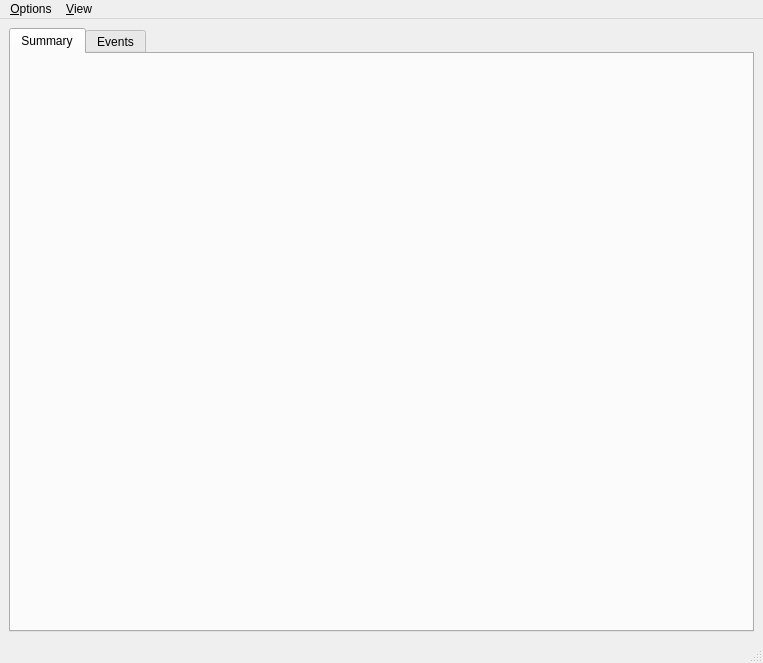
<ui version="4.0" >
 <author></author>
 <comment></comment>
 <exportmacro></exportmacro>
 <class>MainFrame</class>
 <widget class="QMainWindow" name="MainFrame" >
  <property name="geometry" >
   <rect>
    <x>0</x>
    <y>0</y>
    <width>763</width>
    <height>663</height>
   </rect>
  </property>
  <property name="sizePolicy" >
   <sizepolicy>
    <hsizetype>7</hsizetype>
    <vsizetype>7</vsizetype>
    <horstretch>0</horstretch>
    <verstretch>0</verstretch>
   </sizepolicy>
  </property>
  <property name="windowTitle" >
   <string>EventSummary</string>
  </property>
  <widget class="QWidget" name="centralwidget" >
   <layout class="QVBoxLayout" >
    <property name="margin" >
     <number>9</number>
    </property>
    <property name="spacing" >
     <number>6</number>
    </property>
    <item>
     <widget class="QTabWidget" name="tabWidget" >
      <property name="enabled" >
       <bool>true</bool>
      </property>
      <property name="minimumSize" >
       <size>
        <width>0</width>
        <height>0</height>
       </size>
      </property>
      <property name="sizeIncrement" >
       <size>
        <width>0</width>
        <height>0</height>
       </size>
      </property>
      <property name="focusPolicy" >
       <enum>Qt::TabFocus</enum>
      </property>
      <property name="contextMenuPolicy" >
       <enum>Qt::DefaultContextMenu</enum>
      </property>
      <property name="layoutDirection" >
       <enum>Qt::LeftToRight</enum>
      </property>
      <property name="currentIndex" >
       <number>0</number>
      </property>
      <widget class="QWidget" name="tabSummary" >
       <attribute name="title" >
        <string>Summary</string>
       </attribute>
      </widget>
      <widget class="QWidget" name="tabEventList" >
       <attribute name="title" >
        <string>Events</string>
       </attribute>
      </widget>
     </widget>
    </item>
   </layout>
  </widget>
  <widget class="QStatusBar" name="statusbar" >
   <property name="geometry" >
    <rect>
     <x>0</x>
     <y>643</y>
     <width>763</width>
     <height>20</height>
    </rect>
   </property>
  </widget>
  <widget class="QMenuBar" name="menuBar" >
   <property name="geometry" >
    <rect>
     <x>0</x>
     <y>0</y>
     <width>763</width>
     <height>20</height>
    </rect>
   </property>
   <widget class="QMenu" name="menuOptions" >
    <property name="title" >
     <string>&amp;Options</string>
    </property>
    <addaction name="actionAutoSelect" />
   </widget>
   <widget class="QMenu" name="menuView" >
    <property name="title" >
     <string>&amp;View</string>
    </property>
    <addaction name="actionToggleWaveformPropagation" />
    <addaction name="actionShowBeachballs" />
    <addaction name="actionShowFullTensor" />
    <addaction name="actionShowStations" />
    <addaction name="actionToggleEventList" />
   </widget>
   <addaction name="menuOptions" />
   <addaction name="menuView" />
  </widget>
  <action name="actionShowBeachballs" >
   <property name="checkable" >
    <bool>true</bool>
   </property>
   <property name="checked" >
    <bool>true</bool>
   </property>
   <property name="text" >
    <string>Show Beachballs</string>
   </property>
   <property name="iconText" >
    <string>Show Beachballs</string>
   </property>
   <property name="toolTip" >
    <string>Show Beachballs (F7)</string>
   </property>
   <property name="shortcut" >
    <string>F7</string>
   </property>
  </action>
  <action name="actionShowFullTensor" >
   <property name="checkable" >
    <bool>true</bool>
   </property>
   <property name="checked" >
    <bool>false</bool>
   </property>
   <property name="text" >
    <string>Show full tensor</string>
   </property>
   <property name="iconText" >
    <string>Show full tensor</string>
   </property>
   <property name="toolTip" >
    <string>Show full tensor (Shift+F7)</string>
   </property>
   <property name="shortcut" >
    <string>Shift+F7</string>
   </property>
  </action>
  <action name="actionShowStations" >
   <property name="checkable" >
    <bool>true</bool>
   </property>
   <property name="checked" >
    <bool>true</bool>
   </property>
   <property name="text" >
    <string>Show Stations</string>
   </property>
   <property name="iconText" >
    <string>Show Stations</string>
   </property>
   <property name="toolTip" >
    <string>Show Stations (F9)</string>
   </property>
   <property name="shortcut" >
    <string>F9</string>
   </property>
  </action>
  <action name="actionToggleEventList" >
   <property name="checkable" >
    <bool>false</bool>
   </property>
   <property name="text" >
    <string>Toggle EventList</string>
   </property>
   <property name="iconText" >
    <string>Toggle EventList</string>
   </property>
   <property name="toolTip" >
    <string>Toggle EventList (F10)</string>
   </property>
   <property name="shortcut" >
    <string>F10</string>
   </property>
  </action>
  <action name="actionAutoSelect" >
   <property name="checkable" >
    <bool>true</bool>
   </property>
   <property name="text" >
    <string>Auto update</string>
   </property>
   <property name="iconText" >
    <string>Auto update</string>
   </property>
   <property name="toolTip" >
    <string>Show updated or new event automatically (F8)</string>
   </property>
   <property name="shortcut" >
    <string>F8</string>
   </property>
  </action>
  <action name="actionToggleWaveformPropagation" >
   <property name="checkable" >
    <bool>true</bool>
   </property>
   <property name="text" >
    <string>Show waveform propagation</string>
   </property>
   <property name="shortcut" >
    <string>F6</string>
   </property>
  </action>
 </widget>
 <pixmapfunction></pixmapfunction>
 <resources/>
 <connections/>
</ui>
